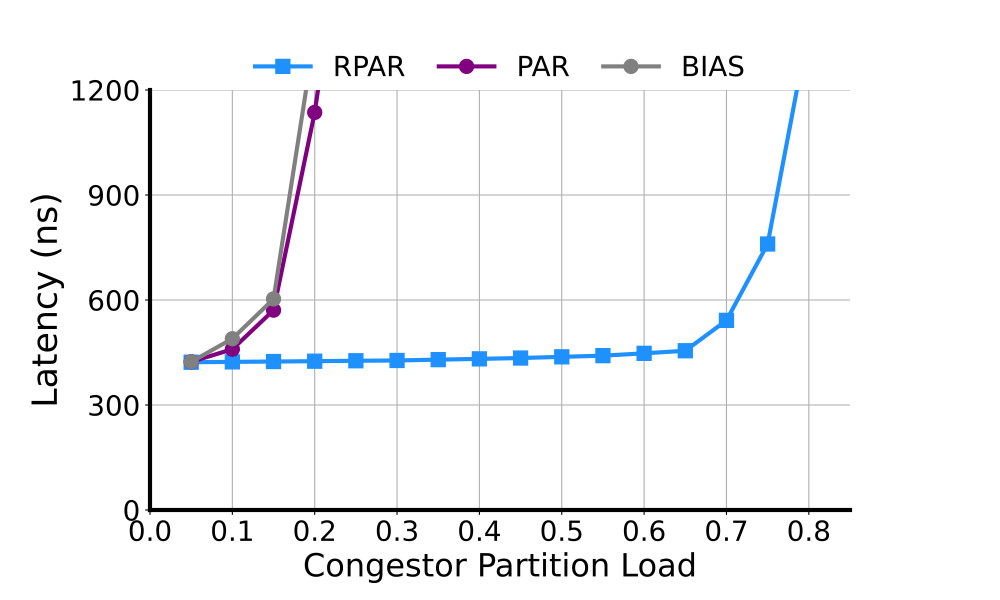

This chart was generated by the following Python code:
from matplotlib import pyplot as plt




fig1, ax = plt.subplots(1, 1, figsize=(10, 6), gridspec_kw={'height_ratios': [1]})
axes = plt.axes()
axes.spines['right'].set_visible(False)
axes.spines['top'].set_visible(False)
plt.subplot(1, 1, 1)
plt.gca().spines['bottom'].set_linewidth(3)
plt.gca().spines['left'].set_linewidth(3)
plt.gca().spines['top'].set_visible(False)
plt.gca().spines['right'].set_visible(False)

x_ticks_ur = [0, 0.2, 0.4, 0.6, 0.8, 1.0]

x_ticks_adv = [0, 0.1, 0.2, 0.3, 0.4, 0.5, 0.6]

x_new_ur = [0.050, 0.100, 0.150, 0.200, 0.250, 0.300, 0.350, 0.400, 0.450, 0.500, 0.550, 0.600]
new_ur = [397.8, 393.0, 390.4, 388.2, 388.2, 388.1, 390.6, 392.9, 397.3, 398.8, 512.0, 1120.3]


x_par_ur = [0.050, 0.100, 0.150, 0.200, 0.250, 0.300, 0.350, 0.400, 0.450, 0.500, 0.550, 0.600, 0.650, 0.700, 0.750, 0.800, 0.850, 0.900, 0.950, 0.975]
par_ur = [550.0, 562.3, 569.2, 583.3, 598.5, 615.9, 628.1, 650.7, 657.7, 649.4, 629.7, 605.4, 582.1, 563.1, 548.1, 534.4, 524.1, 521.9, 651.7, 1500]



x_ugal_ur = []
ugal_ur = []
x_VAL_ur = [0.050, 0.100, 0.150, 0.200, 0.250, 0.300, 0.350, 0.400, 0.45, 0.5, 0.55]
VAL_ur = [580.9, 583.2, 586.2, 587.0, 592.1, 598.2, 607.5, 626.4, 650.8, 750, 1300]


x_ticks_inter = [0, 0.1, 0.2, 0.3, 0.4, 0.5, 0.6, 0.7, 0.8]

x_new_inter = [0.05, 0.1, 0.15, 0.2, 0.25, 0.3, 0.35, 0.4, 0.45, 0.5, 0.55, 0.6, 0.65, 0.7, 0.75, 0.8, 0.85]
new_inter = [211.1, 211.6, 212.1, 212.6, 213.2, 213.6, 214.8, 215.9, 217.1, 218.8, 220.5, 223.8, 227.5, 270.9, 380.0,690, 1900]

x_par_inter = [0.05, 0.1, 0.15, 0.2, 0.25, 0.3]
par_inter = [211.7, 229.7, 285.5, 568.0, 970, 1300]

x_VAL_inter = [0.05, 0.1, 0.15, 0.2, 0.25]
VAL_inter = [211.7, 244.7, 301.5, 679.0, 1200]

for i in range(100):
    if len(new_inter)>i:
        new_inter[i] *= 2
    if len(par_inter)>i:
        par_inter[i] *= 2
    if len(VAL_inter)>i:
        VAL_inter[i] *= 2

for i in range(100):
    if len(new_ur)>i:
        new_ur[i] *= 2
    if len(par_ur)>i:
        par_ur[i] *= 2
    if len(VAL_ur)>i:
        VAL_ur[i] *= 2

plt.plot(x_new_inter, new_inter, color='dodgerblue', marker='s', markersize='10', linewidth=3,
         zorder=5, label = "RPAR")
plt.plot(x_par_inter, par_inter, color='purple', marker='o', markersize='10', linewidth=3,
         zorder=5, label = "PAR")
plt.plot(x_VAL_inter, VAL_inter, color='grey', marker='o', markersize='10', linewidth=3,
         zorder=13, label = "BIAS")
y_ticks_label_adv = [0, 300, 600, 900, 1200, 1500, 1800]
plt.yticks(y_ticks_label_adv, fontsize=20)
plt.xticks(x_ticks_inter, fontsize=20)
plt.ylim(top=1200)
plt.ylabel("Latency (ns)", fontsize=25)
plt.ylim(bottom=0)
plt.xlim(left=0)
plt.xlim(right=0.85)
plt.grid()
plt.xlabel("Congestor Partition Load", fontsize=23, x=0.5)
fig1.legend(frameon=False, loc='upper center', bbox_to_anchor=(0.5, 0.95), ncol=8, fontsize=20, columnspacing=1.2)
plt.subplots_adjust(left=0.15, right=0.85, top=0.85, bottom=0.15)

# fig1.savefig(
#     'inter_traffic.pdf',
#     format='pdf', dpi=500)
plt.show()
